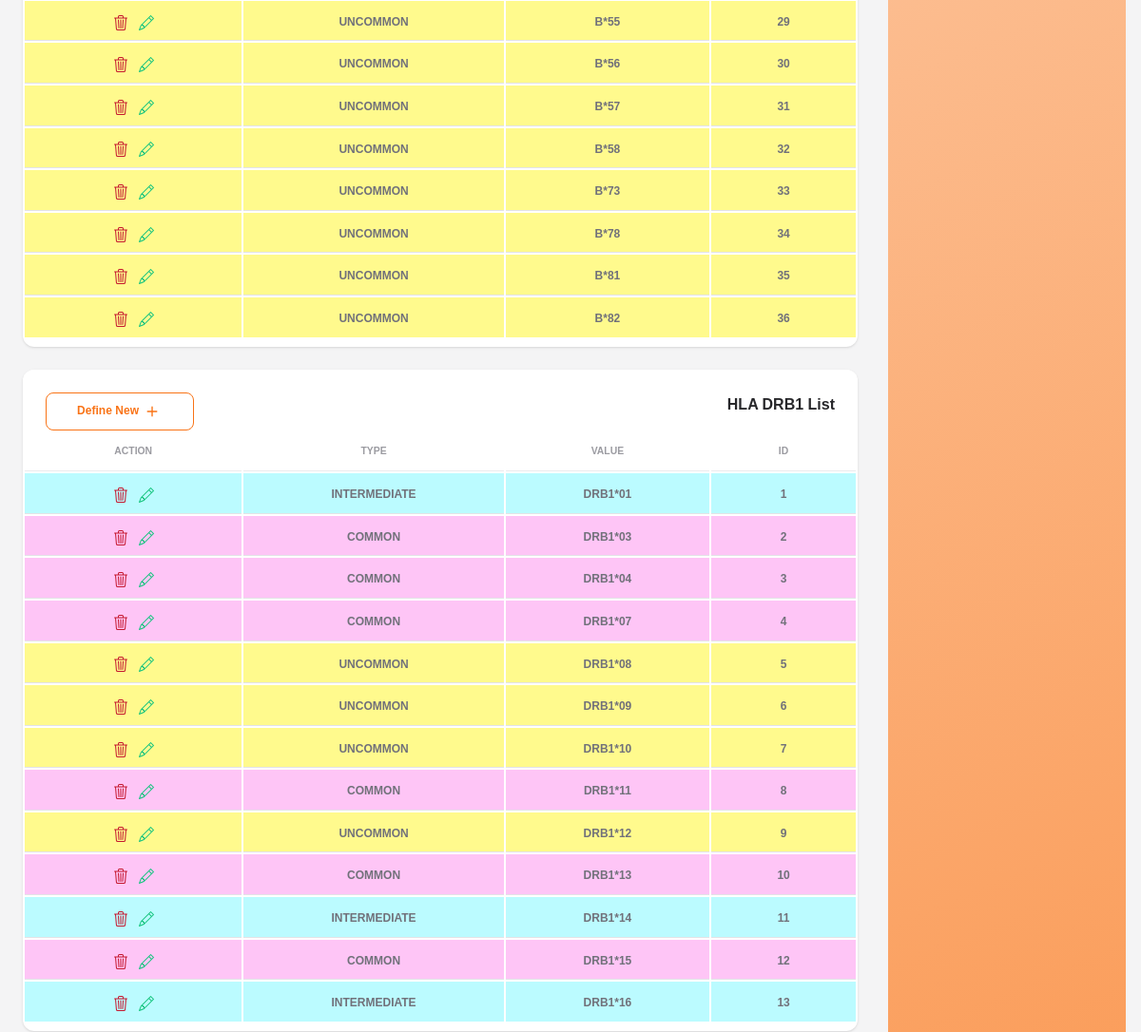
Page /hla-list/ (signed in, middle part) on the earlier database version.
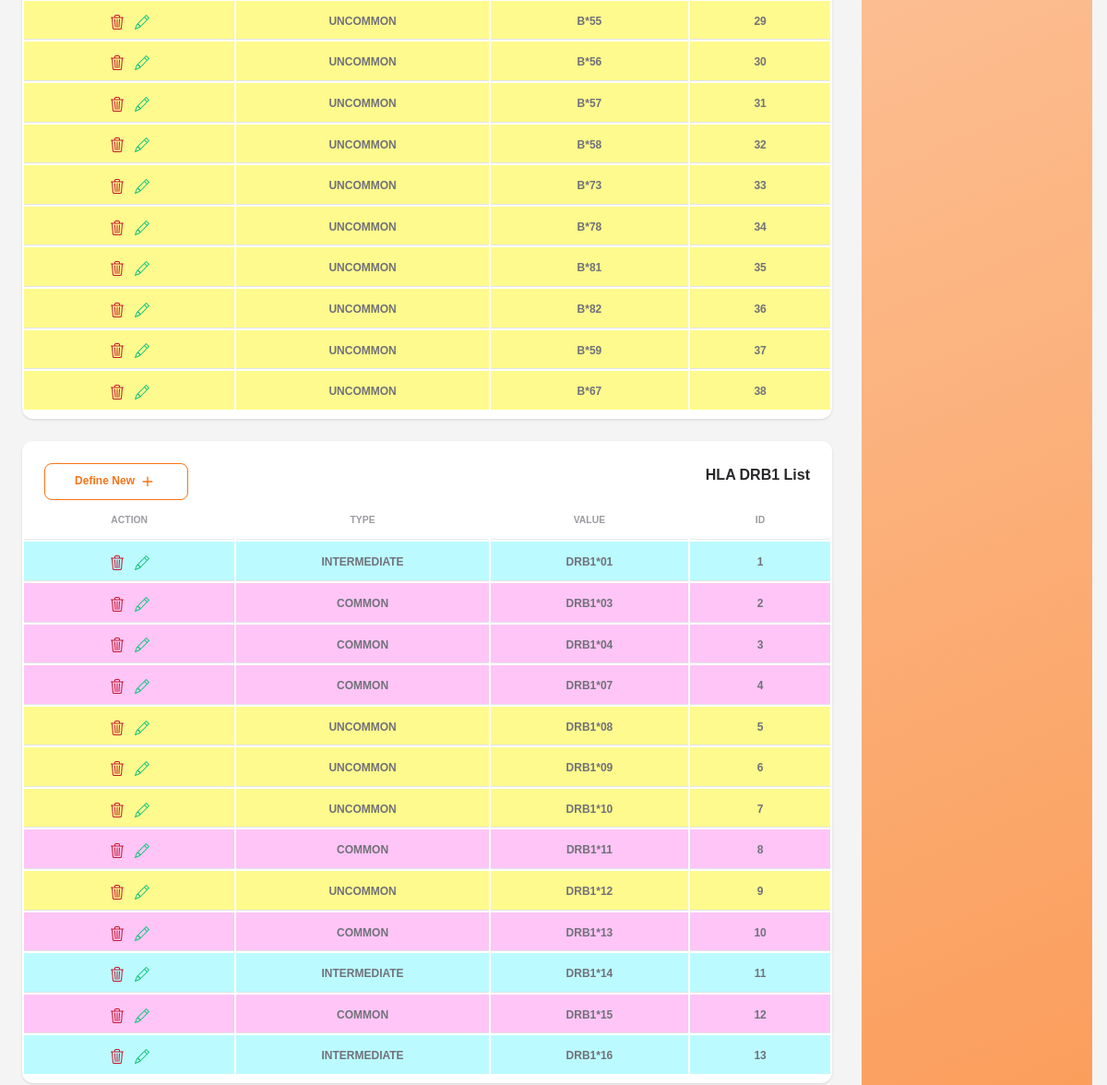
Same page on the later database version.
### referees/models.py (models this page shows, shortened)
class HlaB(models.Model):
    type_choices = [
        ('1', 'COMMON'),
        ('2', 'INTERMEDIATE'),
        ('3', 'UNCOMMON'),
    ]
    value = models.CharField(verbose_name='HLA B', max_length=20, unique=True)
    type = models.CharField(max_length=1, choices=type_choices)

class HlaDRB1(models.Model):
    type_choices = [
        ('1', 'COMMON'),
        ('2', 'INTERMEDIATE'),
        ('3', 'UNCOMMON'),
    ]
    value = models.CharField(verbose_name='HLA DRB1', max_length=20, unique=True)
    type = models.CharField(max_length=1, choices=type_choices)

### referees/views.py (the view)
# urls.py: path('hla-list/', hla_lists, name='hla_lists'),
@login_required
@superadmin_required
def hla_lists(request):
    hla_as = HlaA.objects.all()
    hla_bs = HlaB.objects.all()
    hla_drb1s = HlaDRB1.objects.all()
    hla_drbs = HlaDRB.objects.all()
    hla_dqb1s = HlaDQB1.objects.all()
    context = {
        'hla_as': hla_as,
        'hla_bs': hla_bs,
        'hla_drb1s': hla_drb1s,
        'hla_drbs': hla_drbs,
        'hla_dqb1s': hla_dqb1s,
    }
    return render(request, 'hla/hla_lists.html', context=context)

### referees/mixins.py (called while the page is built)
def superadmin_required(view_func):
    @wraps(view_func)
    def _wrapped_view(request, *args, **kwargs):
        if not request.user.is_superuser:
            raise PermissionDenied
        return view_func(request, *args, **kwargs)
    return _wrapped_view

### templates/hla/hla_lists.html (shortened to what the changed rows need)
{% extends 'base.html' %}
{% load static %}
{% block contain %}
<div class="row">
    <div class="col-12">
        <div class="card mb-4">
            <div class="card-body px-0 pt-0 pb-2">
                <div class="table-responsive p-0">
                    <table class="table align-items-center mb-0">
                        <tbody>
                            {% if hla_bs %}
                            {% for hla_b in hla_bs %}
                            <tr
                            {% if hla_b.type == '1' %}
                            style="background-color: #FEC5F6;"
                            {% elif hla_b.type == '2' %}
                            style="background-color: #BBFBFF;"
                            {% else %}
                            style="background-color: #FFFA8D;"
                            {% endif %}
                            >
                                <td class="align-middle text-center">
                                    <span class="text-secondary text-xs font-weight-bold">{{ hla_b.id }}</span>
                                </td>
                                <td class="align-middle text-center">
                                    <span class="text-secondary text-xs font-weight-bold">{{ hla_b.value }}</span>
                                </td>
                                <td class="align-middle text-center">
                                    <span class="text-secondary text-xs font-weight-bold">{{ hla_b.get_type_display }}</span>
                                </td>
                                <td class="align-middle text-center">
                                    <a href="{% url 'hla_b_update' hla_b.id %}" title="ویرایش" style="padding: 0 4px;">
                                        <span class="text-secondary text-xs font-weight-bold">
                                        </span>
                                    </a>
                                    <a href="{% url 'hla_b_delete' hla_b.id %}" title="حذف" style="padding: 0 4px;">
                                        <span class="text-secondary text-xs font-weight-bold">
                                        </span>
                                    </a>
                                </td>
                            </tr>
                            {% endfor %}
                            {% else %}
                            <tr>
                                <td colspan="4" class="align-middle text-center">
                                    <span class="text-secondary text-xs font-weight-bold">موردی یافت نشد</span>
                                </td>
                            </tr>
                            {% endif %}
                        </tbody>
                    </table>
                </div>
            </div>
        </div>
    </div>
    <div class="col-12">
        <div class="card mb-4">
            <div class="card-body px-0 pt-0 pb-2">
                <div class="table-responsive p-0">
                    <table class="table align-items-center mb-0">
                        <thead>
                            <tr>
                                <th
                                    class="text-center text-uppercase text-secondary text-xxs font-weight-bolder opacity-7">
                                    ID</th>
                                <th
                                    class="text-center text-uppercase text-secondary text-xxs font-weight-bolder opacity-7">
                                    Value</th>
                                <th
                                    class="text-center text-uppercase text-secondary text-xxs font-weight-bolder opacity-7">
                                    Type</th>
                                <th
                                    class="text-center text-uppercase text-secondary text-xxs font-weight-bolder opacity-7">
                                    Action</th>
                            </tr>
                        </thead>
                        <tbody>
                            {% if hla_drb1s %}
                            {% for hla_drb1 in hla_drb1s %}
                            <tr
                            {% if hla_drb1.type == '1' %}
                            style="background-color: #FEC5F6;"
                            {% elif hla_drb1.type == '2' %}
                            style="background-color: #BBFBFF;"
                            {% else %}
                            style="background-color: #FFFA8D;"
                            {% endif %}
                            >
                                <td class="align-middle text-center">
                                    <span class="text-secondary text-xs font-weight-bold">{{ hla_drb1.id }}</span>
                                </td>
                                <td class="align-middle text-center">
                                    <span class="text-secondary text-xs font-weight-bold">{{ hla_drb1.value }}</span>
                                </td>
                                <td class="align-middle text-center">
                                    <span class="text-secondary text-xs font-weight-bold">{{ hla_drb1.get_type_display }}</span>
                                </td>
                                <td class="align-middle text-center">
                                    <a href="{% url 'hla_drb1_update' hla_drb1.id %}" title="ویرایش" style="padding: 0 4px;">
                                        <span class="text-secondary text-xs font-weight-bold">
                                        </span>
                                    </a>
                                    <a href="{% url 'hla_drb1_delete' hla_drb1.id %}" title="حذف" style="padding: 0 4px;">
                                        <span class="text-secondary text-xs font-weight-bold">
                                        </span>
                                    </a>
                                </td>
                            </tr>
                            {% endfor %}
                            {% else %}
                            <tr>
                                <td colspan="4" class="align-middle text-center">
                                    <span class="text-secondary text-xs font-weight-bold">موردی یافت نشد</span>
                                </td>
                            </tr>
                            {% endif %}
                        </tbody>
                    </table>
                </div>
            </div>
        </div>
    </div>
</div>
{% endblock %}

Differences in the rows shown:
added HlaB: id "37", value "B*59", type "UNCOMMON"
added HlaB: id "38", value "B*67", type "UNCOMMON"
